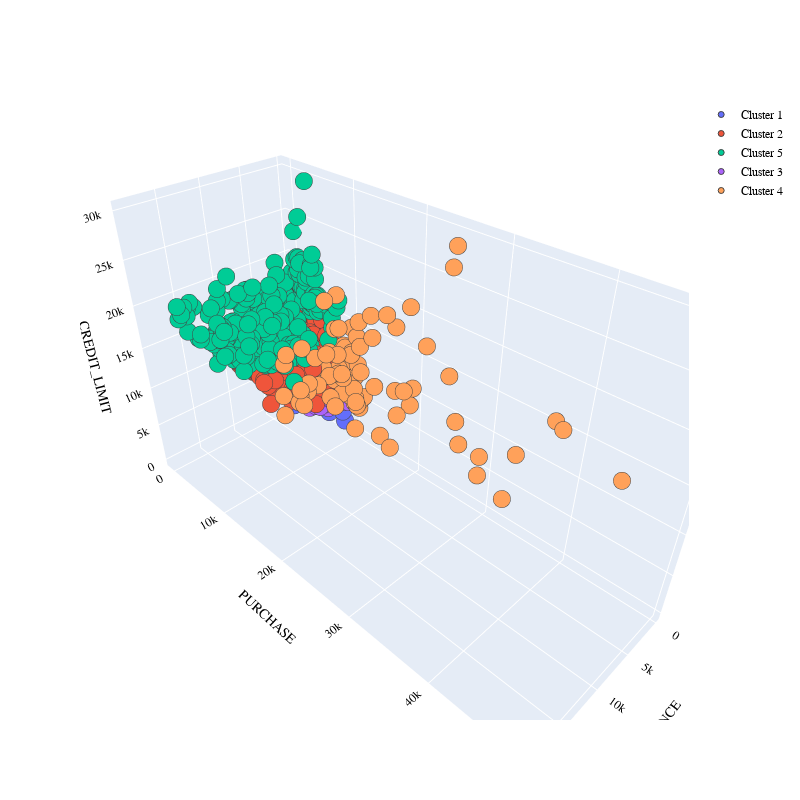

The notebook cell saved with this chart:
### Markdown cell above
Now let’s visualize the credit card clusters we found from our cluster analysis:

### Code cell
import plotly.graph_objects as go
Vis_cc_clusters = go.Figure()

for i in list(cc["CREDIT_CARD_SEGMENTS"].unique()):


    Vis_cc_clusters.add_trace(go.Scatter3d(
                                x = cc[cc["CREDIT_CARD_SEGMENTS"] == i]["BALANCE"],
                                y = cc[cc["CREDIT_CARD_SEGMENTS"] == i]["PURCHASES"],
                                z = cc[cc["CREDIT_CARD_SEGMENTS"] == i]["CREDIT_LIMIT"],
                                mode = "markers" , marker_size = 6 , marker_line_width = 1,
                                name = str(i)
    ))

Vis_cc_clusters.update_traces(hovertemplate = "BALANCE: %{x}  <br>PURCHASE %{y} <br>CREDIT_LIMIT: %{z}") 

Vis_cc_clusters.update_layout(width = 800 , height = 800 , autosize = True , showlegend = True,
                             scene = dict(xaxis = dict(title = "BALANCE"),
                                         yaxis = dict(title = "PURCHASE"),
                                         zaxis = dict(title = "CREDIT_LIMIT")),
                             font = dict(family = "Gilroy" , color = "black" , size = 12))

Vis_cc_clusters.show()

### Figure 1 — Plotly figure (JSON) as saved in the notebook; plotly's stock layout.template omitted (floating-point values rounded to 4 significant figures; data arrays with more than 128 entries replaced by an {"elided": "..."} marker saying what was removed)
{"data": [{"hovertemplate": "BALANCE: %{x}  <br>PURCHASE %{y} <br>CREDIT_LIMIT: %{z}", "marker": {"line": {"width": 1}, "size": 6}, "mode": "markers", "name": "Cluster 1", "type": "scatter3d", "x": {"elided": "4754 float values"}, "y": {"elided": "4754 float values"}, "z": {"elided": "4754 float values"}}, {"hovertemplate": "BALANCE: %{x}  <br>PURCHASE %{y} <br>CREDIT_LIMIT: %{z}", "marker": {"line": {"width": 1}, "size": 6}, "mode": "markers", "name": "Cluster 2", "type": "scatter3d", "x": {"elided": "1234 float values"}, "y": {"elided": "1234 float values"}, "z": {"elided": "1234 float values"}}, {"hovertemplate": "BALANCE: %{x}  <br>PURCHASE %{y} <br>CREDIT_LIMIT: %{z}", "marker": {"line": {"width": 1}, "size": 6}, "mode": "markers", "name": "Cluster 5", "type": "scatter3d", "x": {"elided": "374 float values"}, "y": {"elided": "374 float values"}, "z": {"elided": "374 float values"}}, {"hovertemplate": "BALANCE: %{x}  <br>PURCHASE %{y} <br>CREDIT_LIMIT: %{z}", "marker": {"line": {"width": 1}, "size": 6}, "mode": "markers", "name": "Cluster 3", "type": "scatter3d", "x": {"elided": "2191 float values"}, "y": {"elided": "2191 float values"}, "z": {"elided": "2191 float values"}}, {"hovertemplate": "BALANCE: %{x}  <br>PURCHASE %{y} <br>CREDIT_LIMIT: %{z}", "marker": {"line": {"width": 1}, "size": 6}, "mode": "markers", "name": "Cluster 4", "type": "scatter3d", "x": [2393.0, 19040.0, 975.9, 4560.0, 9048.0, 6571.0, 2723.0, 5131.0, 11210.0, 13480.0, 2643.0, 2549.0, 11550.0, 1312.0, 1203.0, 3453.0, 2691.0, 2493.0, 8782.0, 1088.0, 3123.0, 1482.0, 7761.0, 10360.0, 3879.0, 4419.0, 2072.0, 3108.0, 1894.0, 4011.0, 2793.0, 972.7, 1367.0, 8152.0, 2774.0, 1229.0, 8810.0, 3392.0, 3454.0, 1917.0, 912.4, 5383.0, 1378.0, 3477.0, 1513.0, 847.2, 788.3, 4005.0, 984.7, 11640.0, 5969.0, 6774.0, 9753.0, 11630.0, 3123.0, 8700.0, 3012.0, 2693.0, 4200.0, 2998.0, 4859.0, 10120.0, 1269.0, 2005.0, 6956.0, 776.9, 1162.0, 975.4, 6257.0, 1019.0, 4061.0, 6372.0, 2307.0, 1128.0, 2902.0, 3967.0, 2370.0, 946.1, 348.3, 2980.0, 561.0, 4228.0, 2017.0], "y": [12460.0, 22010.0, 10220.0, 10850.0, 11190.0, 9325.0, 10410.0, 32540.0, 11150.0, 41050.0, 26400.0, 13770.0, 49040.0, 10700.0, 11310.0, 11680.0, 12470.0, 27960.0, 11670.0, 9735.0, 11200.0, 14600.0, 14330.0, 12650.0, 9796.0, 12550.0, 17410.0, 26580.0, 22750.0, 40040.0, 9661.0, 10550.0, 12380.0, 25620.0, 21800.0, 11410.0, 25380.0, 38900.0, 31300.0, 12620.0, 10710.0, 9737.0, 14300.0, 9683.0, 15700.0, 11510.0, 9114.0, 9134.0, 10240.0, 15110.0, 22380.0, 14220.0, 10200.0, 14690.0, 10760.0, 20420.0, 27790.0, 13010.0, 11650.0, 35130.0, 9282.0, 10170.0, 17940.0, 20750.0, 11500.0, 11520.0, 10900.0, 9586.0, 9229.0, 9250.0, 22500.0, 22100.0, 12780.0, 14450.0, 11250.0, 10150.0, 9935.0, 10920.0, 11880.0, 26780.0, 11580.0, 11990.0, 12020.0], "z": [2800.0, 18000.0, 10500.0, 7500.0, 10000.0, 8500.0, 19500.0, 11500.0, 11000.0, 17000.0, 16500.0, 14500.0, 22500.0, 6000.0, 6000.0, 10500.0, 13000.0, 9000.0, 16000.0, 8500.0, 7500.0, 15500.0, 16000.0, 10500.0, 19000.0, 17000.0, 19500.0, 28000.0, 18000.0, 18000.0, 8500.0, 9000.0, 16500.0, 17000.0, 13000.0, 9000.0, 14500.0, 18000.0, 7500.0, 15000.0, 15000.0, 9000.0, 18000.0, 12500.0, 3000.0, 10500.0, 12000.0, 10500.0, 7500.0, 12000.0, 14500.0, 9000.0, 15000.0, 13600.0, 10000.0, 17000.0, 12000.0, 7000.0, 16500.0, 12000.0, 9000.0, 14000.0, 18000.0, 10000.0, 14000.0, 4500.0, 12000.0, 12000.0, 9400.0, 9000.0, 23000.0, 7500.0, 6200.0, 9000.0, 9500.0, 9800.0, 10000.0, 5000.0, 6000.0, 30000.0, 5500.0, 13450.0, 8000.0]}], "layout": {"autosize": true, "font": {"color": "black", "family": "Gilroy", "size": 12}, "height": 800, "scene": {"xaxis": {"title": {"text": "BALANCE"}}, "yaxis": {"title": {"text": "PURCHASE"}}, "zaxis": {"title": {"text": "CREDIT_LIMIT"}}}, "showlegend": true, "width": 800}}
